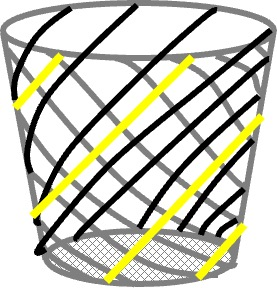
%> input picture TrashBoxImage.jpg, 277 x 288 px
$ octave --eval "result = TS_Skeleton3D_v4(imread('../TrashBoxImage.jpg'));"   (GNU Octave 9; MATLAB toolbox functions it lacks are replaced by stand-ins)
%> lines starting %> are read from the running program, lines starting %| are printed output that depends on the picture; in (x1, y1, x2, y2) boxes, pixels count from 0 and x2, y2 are one past the last pixel; in counts of white or black regions, pixels touching at a corner belong together; the program's own positions count from 1
function A = TS_Skeleton3D_v4(bw)
%

% coder.extrinsic('bwlabeln')
% A = false(size(bw));

timeval = tic;
bw = padarray(bw,[2 2 2],false);
DistBW = bwdist(~bw);
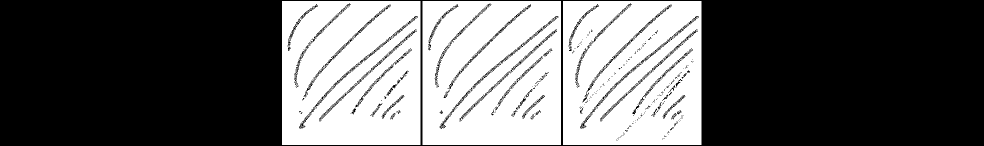
%> DistBW: size 292x1967 single (shown at 1/2 size); values 0 (black) and 45254.8 (white), 39.2% white; 39 white regions (36 under 20 px), largest, box (x1, y1, x2, y2) and area: (845, 2, 1122, 290) 75230, (564, 2, 841, 290) 75163, (1126, 2, 1403, 290) 74694
MaxDist = max(DistBW(:));
%> MaxDist = 45254.8
s = sort(DistBW(:));
stepfind = find(diff(s)>0);
%> stepfind = 349240
stepfind = stepfind';
DistStep = s([stepfind(2:end) length(s)]);
%> DistStep = 45254.8
% clear s stepfind
Endn = numel(DistStep);
%> Endn = 1
% [6 lines of commented-out code are left out]
xdata = 1:size(bw,2);
%> xdata = 281 values from 1 to 281
ydata = 1:size(bw,1);
%> ydata = 292 values from 1 to 292
zdata = 1:size(bw,3);
%> zdata = [1 2 3 4 5 6 7]
%> the loop in TS_Skeleton3D_v4, `for n = 1:Endn` made 1 pass
%> val in TS_find on pass 1: 0
for n = 1:Endn
    distBW = DistBW==DistStep(n) ;
    [newY,newX,newZ] = TS_find(distBW,n-1);
    for k = 1:numel(newY)
        NowY = newY(k);
        NowX = newX(k);
        NowZ = newZ(k);
        y_ind = and(ydata>=NowY-MaxDist,ydata<=NowY+MaxDist);
        x_ind = and(xdata>=NowX-MaxDist,xdata<=NowX+MaxDist);
        z_ind = and(zdata>=NowZ-MaxDist,zdata<=NowZ+MaxDist);
        ROI = bw(y_ind,x_ind,z_ind);
%         ROI = bw(NowY-2:NowY+2, NowX-2:NowX+2 ,NowZ-2:NowZ+2);

%             s = bwconncomp(ROI,26);
%             NUMdef = s.NumObjects;
            [~,NUMdef] = bwlabeln(ROI,26);
%             mxDestroyArray(NUMdef)
        cbw = bw;
        cbw(NowY,NowX,NowZ) = false;
        ROI = cbw(y_ind,x_ind,z_ind);
%         ROI(3,3,3) = false;
%             s = bwconncomp(ROI,26);
%             NUM = s.NumObjects;
            [~,NUM] = bwlabeln(ROI,26);
%             mxDestroyArray(NUM)
%> the run ends on the next line
        ROI = bw(NowY-1:NowY+1, NowX-1:NowX+1 ,NowZ-1:NowZ+1);
% [25 lines not run here, left out]
function [y,x,z] = TS_find(ROI,val)
val = int8(round((val/6 - floor(val/6)) * 6));
[Y,X,Z] = ind2sub(size(ROI),find(ROI(:)));
y = zeros(size(Y),'like',double(1));
x = y;
z = y;
switch val
    case 0
        [z,Ind] = sort(Z,'descend'); y = Y(Ind); x = X(Ind);
    case 1
        [z,Ind] = sort(Z,'ascend'); y = Y(Ind); x = X(Ind);
    case 2
        [x,Ind] = sort(X,'ascend'); y = Y(Ind); z = Z(Ind);
    case 3
        [x,Ind] = sort(X,'descend'); y = Y(Ind); z = Z(Ind);
    case 4
        [y,Ind] = sort(Y,'descend'); x = X(Ind); z = Z(Ind);
    case 5
        [y,Ind] = sort(Y,'ascend'); x = X(Ind); z = Z(Ind);
end

end
